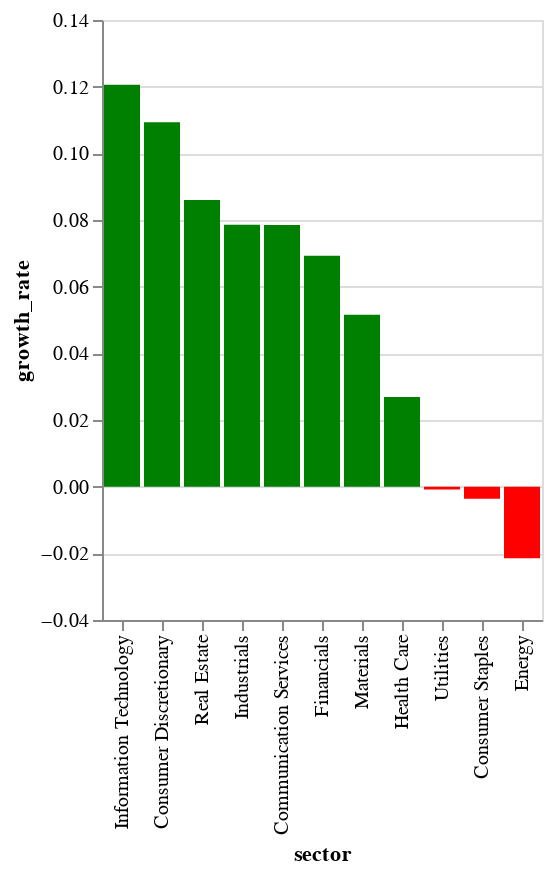

Notebook code cell kept with this figure:
### Code cell
bar_chart(30)

### Figure 1 — Vega-Lite specification as saved in the notebook (floating-point values rounded to 4 significant figures)
{"config": {"view": {"continuousWidth": 400, "continuousHeight": 300}}, "data": {"name": "data-d238258be3f3c48e85e2ac6455bc1e93"}, "mark": "bar", "encoding": {"color": {"condition": {"value": "green", "test": "(datum.growth_rate > 0)"}, "value": "red"}, "x": {"field": "sector", "sort": "-y", "type": "nominal"}, "y": {"field": "growth_rate", "type": "quantitative"}}, "$schema": "https://vega.github.io/schema/vega-lite/v4.17.0.json", "datasets": {"data-d238258be3f3c48e85e2ac6455bc1e93": [{"sector": "Industrials", "growth_rate": 0.07859}, {"sector": "Health Care", "growth_rate": 0.02692}, {"sector": "Information Technology", "growth_rate": 0.1206}, {"sector": "Communication Services", "growth_rate": 0.07852}, {"sector": "Consumer Staples", "growth_rate": -0.00364}, {"sector": "Consumer Discretionary", "growth_rate": 0.1093}, {"sector": "Utilities", "growth_rate": -0.0008269}, {"sector": "Financials", "growth_rate": 0.06924}, {"sector": "Materials", "growth_rate": 0.05157}, {"sector": "Real Estate", "growth_rate": 0.08603}, {"sector": "Energy", "growth_rate": -0.02145}]}}
